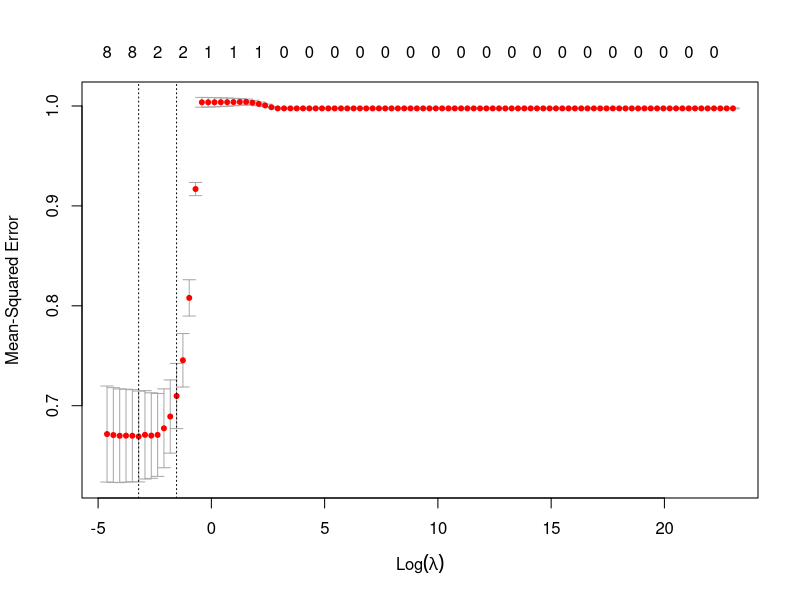

Write R code to recreate this figure. (Note: this script raises an error after producing the figure.)
# Lasso Regression
library("glmnet")

scaled_credit <-read.csv(file = "./data/scaled_credit.csv")
set.seed(5)
train_set <- sample(c(1:400), size = 300)
predictors = scaled_credit[,c(1:11)]
response = scaled_credit[,c(12)]
test=(-train_set)
response_test=response[test]

## Lasso Regression
grid = 10^seq(10, -2, length = 100)
lasso_train = cv.glmnet(as.matrix(predictors[train_set,]), response[train_set], intercept = FALSE, lambda = grid, standardize = FALSE)

plot(lasso_train)
bestlam_2 = lasso_train$lambda.min
# choose best model
lasso_pred=predict(lasso_train,s=bestlam_2 ,newx=predictors[-train_set,])
lasso_test_MSE <-mean((lasso_pred-response_test)^2)
# lasso on full dataset
lasso = glmnet(predictors,response,lambda=grid, intercept = FALSE)
lasso_coef = predict(lasso,type="coefficients",s=bestlam_2)
lasso_coef[lasso_coef!=0]
lasso_official_coef  <-as.numeric(ridge_coef)[-1]
save(lasso_train,
     bestlam_2,
     lasso_test_MSE,
     file = "./data/lasso_results.Rdata")
sink(file ="./data/lasso_results.txt")
cat("Lasso Model")
cat("\n")
lasso_train
cat("\n")
cat("Best Lambda")
cat("\n")
bestlam_2
cat("\n")
cat("Lasso Test MSE")
cat("\n")
lasso_test_MSE
sink()

